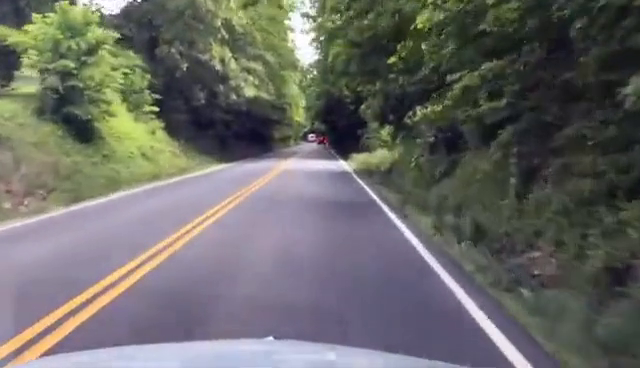
#> input picture frame 16 of frontend/public/sample-drive.mp4, 640 x 368 px, given in place of test3.mp4, which was not available
$ python cli.py   (older library calls are emulated)
#> lines starting #> are read from the running program, lines starting #| are printed output that depends on the picture; after the words box and inside, x2 and y2 are one past the last pixel; in counts of white or black regions, pixels touching at a corner belong together; pictures that were not available may be replaced by others from this repository, and a replacement may not be noted
### lane_detector/detector.py
"""
LaneDetector: orchestrates the full pipeline for one frame.

    frame
      -> threshold (colour + gradient)
      -> perspective warp (bird's-eye)
      -> sliding-window / prior-search polynomial fit
      -> sanity check + temporal smoothing
      -> unwarp lane polygon back onto the frame
      -> annotate (curvature, offset, departure status, FPS)

The class keeps a small amount of state (previous fit, smoothing buffers) so
consecutive frames use the fast search-around-prior path and jitter is damped.
"""

import time
from collections import deque

import cv2
import numpy as np

from .lane_fit import search_around_prior, sliding_window_fit
from .perspective import PerspectiveTransform
from .thresholding import combined_threshold


class LaneDetector:
    def __init__(self, frame_size=(640, 360), smooth_n=8):
        self.frame_size = frame_size
        self.perspective = PerspectiveTransform(frame_size)

        self.left_buffer = deque(maxlen=smooth_n)
        self.right_buffer = deque(maxlen=smooth_n)
        self.prev_left_fit = None
        self.prev_right_fit = None
        self.frames_since_reset = 0

        # rolling metrics
        self.curvature_m = None
        self.offset_m = None
        self.status = "INITIALISING"
        self.fps_history = deque(maxlen=30)
        self.confidence = 0.0

    # ---- sanity checks -------------------------------------------------
    def _plausible(self, fit_result):
        """Reject fits with implausible lane width or crossing lines."""
        if not fit_result.detected:
            return False
        w = fit_result.lane_width_px
        if w is None or w < 150 or w > 700:
            return False
        # lines should not cross
        if np.any(fit_result.right_x - fit_result.left_x < 50):
            return False
        return True

    def _smooth(self, fit_result):
        self.left_buffer.append(fit_result.left_fit)
        self.right_buffer.append(fit_result.right_fit)
        left = np.mean(self.left_buffer, axis=0)
        right = np.mean(self.right_buffer, axis=0)
        return left, right

    # ---- main entry ----------------------------------------------------
    def process(self, frame, view_mode="final"):
        t0 = time.time()
        frame = cv2.resize(frame, self.frame_size)

        binary = combined_threshold(frame)
        warped = self.perspective.warp(binary)

        # choose search strategy
        if self.prev_left_fit is not None and self.frames_since_reset < 30:
            fit = search_around_prior(warped, self.prev_left_fit, self.prev_right_fit)
            if not self._plausible(fit):
                fit = sliding_window_fit(warped)
                self.frames_since_reset = 0
        else:
            fit = sliding_window_fit(warped)
            self.frames_since_reset = 0

        if self._plausible(fit):
            self.prev_left_fit, self.prev_right_fit = fit.left_fit, fit.right_fit
            self.frames_since_reset += 1
            left_s, right_s = self._smooth(fit)
            self.curvature_m = fit.curvature_m
            self.offset_m = fit.offset_m
            self.confidence = min(1.0, len(self.left_buffer) / self.left_buffer.maxlen)
            self._update_status()
            output = self._render(frame, left_s, right_s, fit.ploty)
        else:
            self.confidence = max(0.0, self.confidence - 0.2)
            self.status = "SEARCHING"
            output = frame.copy()

        # view modes for the frontend's debug toggles
        if view_mode == "threshold":
            output = cv2.cvtColor(binary, cv2.COLOR_GRAY2BGR)
        elif view_mode == "birdseye":
            output = cv2.cvtColor(warped, cv2.COLOR_GRAY2BGR)
        elif view_mode == "roi":
            output = self.perspective.draw_src_region(output)

        dt = time.time() - t0
        if dt > 0:
            self.fps_history.append(1.0 / dt)
        output = self._draw_hud(output)
        return output

    def _update_status(self):
        if self.offset_m is None:
            self.status = "SEARCHING"
        elif abs(self.offset_m) > 0.55:
            side = "RIGHT" if self.offset_m > 0 else "LEFT"
            self.status = f"LANE DEPARTURE {side}"
        else:
            self.status = "CENTERED"

    # ---- rendering -----------------------------------------------------
    def _render(self, frame, left_fit, right_fit, ploty):
        overlay = np.zeros_like(frame)
        left_x = left_fit[0] * ploty**2 + left_fit[1] * ploty + left_fit[2]
        right_x = right_fit[0] * ploty**2 + right_fit[1] * ploty + right_fit[2]

        pts_left = np.array([np.transpose(np.vstack([left_x, ploty]))])
        pts_right = np.array([np.flipud(np.transpose(np.vstack([right_x, ploty])))])
        pts = np.hstack((pts_left, pts_right))

        departure = self.status.startswith("LANE DEPARTURE")
        fill_color = (0, 80, 255) if departure else (0, 220, 0)
        cv2.fillPoly(overlay, np.int32([pts]), fill_color)

        # lane boundary lines
        cv2.polylines(overlay, np.int32([pts_left]), False, (255, 120, 0), 12)
        cv2.polylines(overlay, np.int32([pts_right]), False, (0, 120, 255), 12)

        unwarped = self.perspective.unwarp(overlay)
        return cv2.addWeighted(frame, 1.0, unwarped, 0.4, 0)

    def _draw_hud(self, image):
        h, w = image.shape[:2]
        panel = image.copy()
        cv2.rectangle(panel, (0, 0), (w, 78), (0, 0, 0), -1)
        image = cv2.addWeighted(image, 0.55, panel, 0.45, 0)

        avg_fps = np.mean(self.fps_history) if self.fps_history else 0
        curv = f"{self.curvature_m:,.0f} m" if self.curvature_m else "--"
        off = f"{self.offset_m:+.2f} m" if self.offset_m is not None else "--"

        status_color = {
            "CENTERED": (0, 220, 0),
            "SEARCHING": (0, 200, 255),
            "INITIALISING": (200, 200, 200),
        }.get(self.status, (0, 80, 255))

        cv2.putText(
            image,
            f"Curvature: {curv}",
            (12, 24),
            cv2.FONT_HERSHEY_SIMPLEX,
            0.55,
            (255, 255, 255),
            1,
            cv2.LINE_AA,
        )
        cv2.putText(
            image,
            f"Offset: {off}",
            (12, 48),
            cv2.FONT_HERSHEY_SIMPLEX,
            0.55,
            (255, 255, 255),
            1,
            cv2.LINE_AA,
        )
        cv2.putText(
            image,
            f"FPS: {avg_fps:.1f}",
            (12, 70),
            cv2.FONT_HERSHEY_SIMPLEX,
            0.55,
            (255, 255, 255),
            1,
            cv2.LINE_AA,
        )
        cv2.putText(
            image,
            self.status,
            (w - 250, 30),
            cv2.FONT_HERSHEY_SIMPLEX,
            0.6,
            status_color,
            2,
            cv2.LINE_AA,
        )
        return image

    # [9 lines left out: function metrics, not called in this run]

### lane_detector/thresholding.py
"""
Lane-pixel thresholding.

The single biggest accuracy win over raw Canny edge detection is isolating
lane pixels by *colour* rather than by intensity gradient alone. Road cracks,
shadows, and other cars all produce strong Canny edges; lane markings are
specifically white or yellow. We combine:

  1. HLS lightness  -> white markings
  2. LAB b-channel   -> yellow markings (robust to lighting changes)
  3. Sobel-x gradient -> reinforces near-vertical line structure

The union of these masks is far cleaner than a single Canny pass.
"""

import cv2
import numpy as np


def _scale_to_255(channel):
    """Normalise a single-channel float image to 0-255 uint8."""
    ch_min, ch_max = np.min(channel), np.max(channel)
    if ch_max - ch_min < 1e-6:
        return np.zeros_like(channel, dtype=np.uint8)
    scaled = 255 * (channel - ch_min) / (ch_max - ch_min)
    return scaled.astype(np.uint8)


def white_mask(frame_bgr, l_thresh=200):
    """Isolate bright/white lane markings via HLS lightness."""
    hls = cv2.cvtColor(frame_bgr, cv2.COLOR_BGR2HLS)
    l_channel = hls[:, :, 1]
    # CLAHE keeps white detection stable across bright sky / dark tarmac
    clahe = cv2.createCLAHE(clipLimit=2.0, tileGridSize=(8, 8))
    l_channel = clahe.apply(l_channel)
    mask = np.zeros_like(l_channel)
    mask[l_channel >= l_thresh] = 255
    return mask


def yellow_mask(frame_bgr, b_thresh=150):
    """Isolate yellow lane markings via the LAB b-channel."""
    lab = cv2.cvtColor(frame_bgr, cv2.COLOR_BGR2LAB)
    b_channel = lab[:, :, 2]
    mask = np.zeros_like(b_channel)
    mask[b_channel >= b_thresh] = 255
    return mask


def sobel_mask(frame_bgr, thresh=(30, 120)):
    """Gradient magnitude in x reinforces near-vertical lane structure."""
    gray = cv2.cvtColor(frame_bgr, cv2.COLOR_BGR2GRAY)
    sobel_x = cv2.Sobel(gray, cv2.CV_64F, 1, 0, ksize=5)
    abs_sobel = np.absolute(sobel_x)
    scaled = _scale_to_255(abs_sobel)
    mask = np.zeros_like(scaled)
    mask[(scaled >= thresh[0]) & (scaled <= thresh[1])] = 255
    return mask


def combined_threshold(frame_bgr):
    """
    Full thresholding pipeline. Returns a binary (0/255) mask where lane
    pixels are white.
    """
    w = white_mask(frame_bgr)
    y = yellow_mask(frame_bgr)
    s = sobel_mask(frame_bgr)

    # Colour union captures the markings; the gradient mask is intersected
    # with a lightness floor so it doesn't re-introduce shadow noise.
    colour = cv2.bitwise_or(w, y)
    combined = cv2.bitwise_or(colour, s)

    # Light morphological close to bridge dashed-line gaps
    kernel = np.ones((3, 3), np.uint8)
    combined = cv2.morphologyEx(combined, cv2.MORPH_CLOSE, kernel)
    return combined

### lane_detector/perspective.py
"""
Perspective (bird's-eye) transform.

Fitting a polynomial to lane pixels is far more reliable in a top-down view
where lane lines become roughly parallel and vertical. We define a trapezoid
on the road plane (source) and map it to a rectangle (destination).

Source points are expressed as fractions of frame size so the same config
works regardless of input resolution.
"""

import cv2
import numpy as np


class PerspectiveTransform:
    def __init__(self, frame_size):
        """frame_size: (width, height)"""
        self.width, self.height = frame_size
        w, h = self.width, self.height

        # Trapezoid on the road plane, tuned for a forward-facing dashcam
        # where the horizon sits near the vertical middle of the frame.
        self.src = np.float32(
            [
                [w * 0.43, h * 0.62],  # top-left
                [w * 0.58, h * 0.62],  # top-right
                [w * 0.92, h * 0.95],  # bottom-right
                [w * 0.10, h * 0.95],  # bottom-left
            ]
        )

        # Destination rectangle (bird's-eye). Margins keep curved lanes
        # inside the frame as they bend.
        margin = w * 0.22
        self.dst = np.float32(
            [
                [margin, 0],
                [w - margin, 0],
                [w - margin, h],
                [margin, h],
            ]
        )

        self.M = cv2.getPerspectiveTransform(self.src, self.dst)
        self.M_inv = cv2.getPerspectiveTransform(self.dst, self.src)

    def warp(self, image):
        return cv2.warpPerspective(image, self.M, (self.width, self.height), flags=cv2.INTER_LINEAR)

    def unwarp(self, image):
        return cv2.warpPerspective(
            image, self.M_inv, (self.width, self.height), flags=cv2.INTER_LINEAR
        )

    # [6 lines left out: function draw_src_region, not called in this run]

### lane_detector/lane_fit.py
"""
Sliding-window lane fitting on the bird's-eye binary mask.

This is what lets the detector follow *curves*: instead of forcing a single
straight line (Hough), we collect lane pixels in vertical windows and fit a
2nd-degree polynomial  x = a*y^2 + b*y + c  to each lane. From those polynomials
we derive the real-world radius of curvature and the vehicle's offset from lane
centre.
"""

import numpy as np

# Real-world scaling (metres per pixel) for curvature/offset in physical units.
# Approximate values for a warped ~ lane-width view; tune per camera.
YM_PER_PIX = 30 / 720
XM_PER_PIX = 3.7 / 700


class LaneFitResult:
    def __init__(self):
        self.left_fit = None  # polynomial coeffs (pixel space)
        self.right_fit = None
        self.left_x = None  # plotted x per y-row
        self.right_x = None
        self.ploty = None
        self.curvature_m = None  # radius of curvature (metres)
        self.offset_m = None  # + = vehicle right of centre
        self.detected = False
        self.lane_width_px = None


def _polyfit_lane(ys, xs, height):
    """Fit x = f(y) and evaluate over the full column height."""
    if len(ys) < 200:  # too few pixels to trust a fit
        return None, None, None
    fit = np.polyfit(ys, xs, 2)
    ploty = np.linspace(0, height - 1, height)
    plotx = fit[0] * ploty**2 + fit[1] * ploty + fit[2]
    return fit, plotx, ploty


def sliding_window_fit(binary_warped, n_windows=9, margin=60, minpix=40):
    """Full sliding-window search (used on the first frame or after a reset)."""
    height, width = binary_warped.shape
    result = LaneFitResult()

    # Histogram of the bottom half locates the two lane bases.
    histogram = np.sum(binary_warped[height // 2 :, :], axis=0)
    midpoint = width // 2
    left_base = np.argmax(histogram[:midpoint])
    right_base = np.argmax(histogram[midpoint:]) + midpoint

    window_height = height // n_windows
    nonzero = binary_warped.nonzero()
    nonzero_y = np.array(nonzero[0])
    nonzero_x = np.array(nonzero[1])

    left_current, right_current = left_base, right_base
    left_inds, right_inds = [], []

    for window in range(n_windows):
        y_low = height - (window + 1) * window_height
        y_high = height - window * window_height

        xl_low, xl_high = left_current - margin, left_current + margin
        xr_low, xr_high = right_current - margin, right_current + margin

        good_left = (
            (nonzero_y >= y_low)
            & (nonzero_y < y_high)
            & (nonzero_x >= xl_low)
            & (nonzero_x < xl_high)
        ).nonzero()[0]
        good_right = (
            (nonzero_y >= y_low)
            & (nonzero_y < y_high)
            & (nonzero_x >= xr_low)
            & (nonzero_x < xr_high)
        ).nonzero()[0]

        left_inds.append(good_left)
        right_inds.append(good_right)

        if len(good_left) > minpix:
            left_current = int(np.mean(nonzero_x[good_left]))
        if len(good_right) > minpix:
            right_current = int(np.mean(nonzero_x[good_right]))

    left_inds = np.concatenate(left_inds) if left_inds else np.array([], int)
    right_inds = np.concatenate(right_inds) if right_inds else np.array([], int)

    return _finalise_fit(
        result,
        binary_warped,
        nonzero_x[left_inds],
        nonzero_y[left_inds],
        nonzero_x[right_inds],
        nonzero_y[right_inds],
    )


# [22 lines left out: function search_around_prior, not called in this run]


def _finalise_fit(result, binary_warped, lx, ly, rx, ry):
    height, width = binary_warped.shape

    left_fit, left_plotx, ploty = _polyfit_lane(ly, lx, height)
    right_fit, right_plotx, _ = _polyfit_lane(ry, rx, height)

    result.left_fit, result.right_fit = left_fit, right_fit
    result.left_x, result.right_x = left_plotx, right_plotx
    result.ploty = ploty

    if left_fit is not None and right_fit is not None:
        result.detected = True
        result.lane_width_px = float(np.mean(right_plotx - left_plotx))
        result.curvature_m = _curvature(ly, lx, ry, rx, height)
        result.offset_m = _offset(left_plotx, right_plotx, width)

    return result


def _curvature(ly, lx, ry, rx, height):
    """Radius of curvature in metres, evaluated at the vehicle (bottom row)."""
    y_eval = height * YM_PER_PIX
    try:
        left_fit_m = np.polyfit(ly * YM_PER_PIX, lx * XM_PER_PIX, 2)
        right_fit_m = np.polyfit(ry * YM_PER_PIX, rx * XM_PER_PIX, 2)
        left_r = ((1 + (2 * left_fit_m[0] * y_eval + left_fit_m[1]) ** 2) ** 1.5) / np.absolute(
            2 * left_fit_m[0]
        )
        right_r = ((1 + (2 * right_fit_m[0] * y_eval + right_fit_m[1]) ** 2) ** 1.5) / np.absolute(
            2 * right_fit_m[0]
        )
        return float((left_r + right_r) / 2)
    except (TypeError, ValueError):
        return None


def _offset(left_plotx, right_plotx, width):
    """Vehicle offset from lane centre in metres (+ = right of centre)."""
    lane_center = (left_plotx[-1] + right_plotx[-1]) / 2
    vehicle_center = width / 2
    return float((vehicle_center - lane_center) * XM_PER_PIX)

### cli.py
"""
Command-line runner for the lane detector (desktop OpenCV window).

Prefer the web dashboard (`python app.py`) for the full experience; this CLI is
handy for quick local testing or headless benchmarking.

Usage:
    python cli.py                       # bundled demo clip
    python cli.py --source 0            # webcam
    python cli.py --source path/to.mp4  # a video file
    python cli.py --source demo --benchmark   # measure detection rate, no window

Controls (windowed mode):
    q  quit        1 detection view     3 bird's-eye
    p  pause       2 threshold mask     4 warp region
"""

import argparse
import time

import cv2

from lane_detector import LaneDetector

VIEW_KEYS = {ord("1"): "final", ord("2"): "threshold", ord("3"): "birdseye", ord("4"): "roi"}


def resolve_source(source):
    if source in (None, "demo"):
        return "test3.mp4"
    if source.isdigit():
        return int(source)
    return source


def run(source, benchmark=False):
    cap = cv2.VideoCapture(resolve_source(source))
    if not cap.isOpened():
        print(f"Error: could not open source '{source}'")
        return

    detector = LaneDetector(frame_size=(640, 360))
    view_mode, paused = "final", False
    frames, locked = 0, 0
    t_start = time.time()

    while True:
        if not paused:
            ret, frame = cap.read()
            if not ret:
                break
            output = detector.process(frame, view_mode)
            frames += 1
            if detector.status not in ("SEARCHING", "INITIALISING"):
                locked += 1

        if benchmark:
            if frames % 100 == 0:
                print(
                    f"  {frames} frames | lock {100*locked/max(frames,1):.0f}% "
                    f"| {detector.metrics()['fps']:.0f} fps"
                )
            continue

        cv2.imshow("LaneVision", output)
        key = cv2.waitKey(1) & 0xFF
        if key == ord("q"):
            break
        elif key == ord("p"):
            paused = not paused
        elif key in VIEW_KEYS:
            view_mode = VIEW_KEYS[key]

    cap.release()
    cv2.destroyAllWindows()
    dur = time.time() - t_start
    print(
        f"\nProcessed {frames} frames in {dur:.1f}s "
        f"({frames/max(dur,1e-6):.1f} fps) | lane-locked {100*locked/max(frames,1):.0f}%"
    )


def main():
    ap = argparse.ArgumentParser(description="LaneVision CLI")
    ap.add_argument(
        "--source", default="demo", help="'demo', webcam index (e.g. 0), or a video path"
    )
    ap.add_argument(
        "--benchmark", action="store_true", help="run headless and report detection rate / fps"
    )
    args = ap.parse_args()
    run(args.source, args.benchmark)
#> in run, frame is the input picture: shape (368, 640, 3); mean B, G, R 102.2, 105.8, 105.9
#> in white_mask, `l_channel = clahe.apply(l_channel)`:
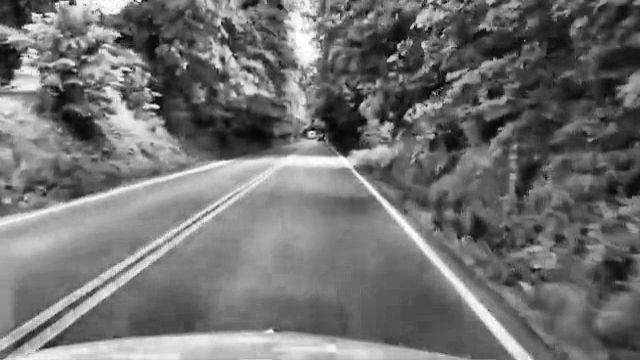
#> l_channel: shape (360, 640); min 5, max 255, mean 113.1
#> in combined_threshold, `w = white_mask(frame_bgr)`:
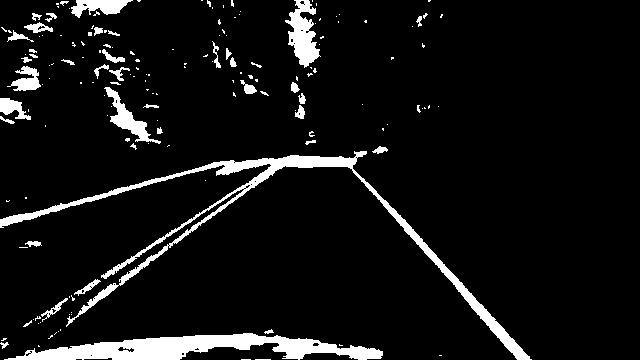
#> w: shape (360, 640); 7.7% white; 165 white regions (122 under 20 px), largest, box (x1, y1, x2, y2) and area: (0, 151, 532, 360) 6251, (4, 333, 383, 360) 5202, (285, 0, 321, 68) 1273
#> in sobel_mask, `gray = cv2.cvtColor(frame_bgr, cv2.COLOR_BGR2GRAY)`:
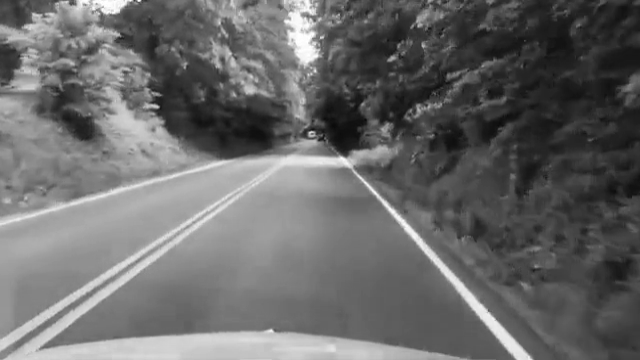
#> gray: shape (360, 640); min 10, max 255, mean 105.3
#> in sobel_mask, `sobel_x = cv2.Sobel(gray, cv2.CV_64F, 1, 0, ksize=5)`:
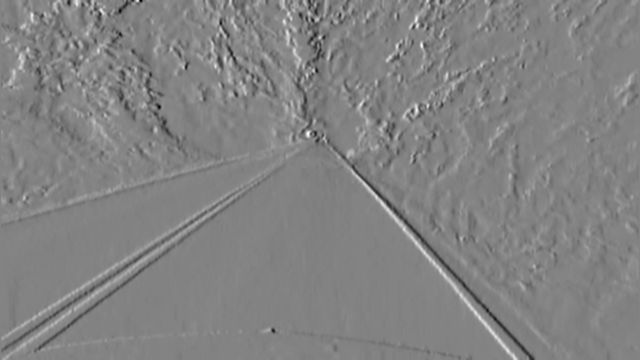
#> sobel_x: shape (360, 640) float64; min -5574, max 5267, mean -16.2; drawn with min black and max white
#> in sobel_mask, `abs_sobel = np.absolute(sobel_x)`:
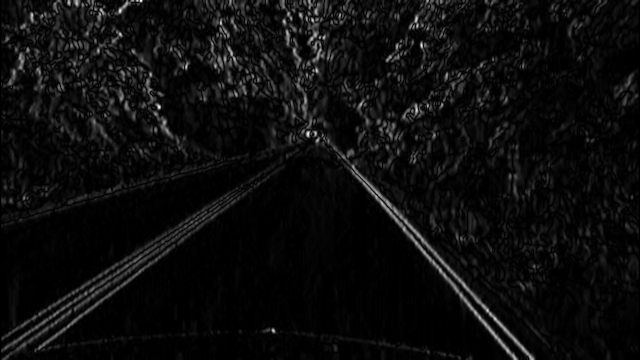
#> abs_sobel: shape (360, 640) float64; min 0, max 5574, mean 291.3; drawn with min black and max white
#> in _scale_to_255, `ch_min, ch_max = np.min(channel), np.max(channel)`: ch_min = 0; ch_max = 5574
#> in combined_threshold, `s = sobel_mask(frame_bgr)`:
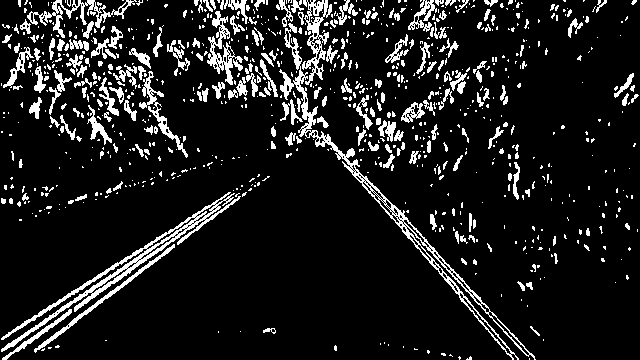
#> s: shape (360, 640); 11.4% white; 878 white regions (669 under 20 px), largest, box (x1, y1, x2, y2) and area: (279, 23, 536, 360) 3153, (1, 192, 241, 352) 2624, (302, 0, 332, 85) 927
#> in combined_threshold, `colour = cv2.bitwise_or(w, y)`:
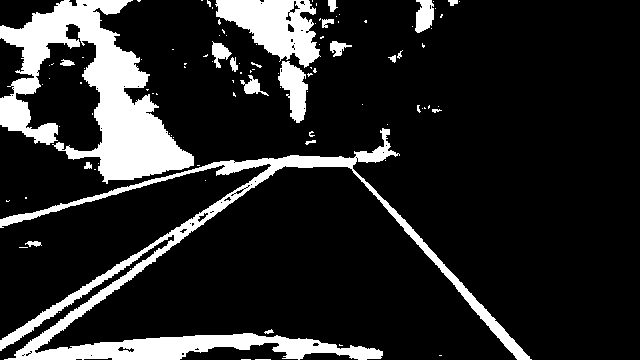
#> colour: shape (360, 640); 15.6% white; 102 white regions (81 under 20 px), largest, box (x1, y1, x2, y2) and area: (0, 0, 194, 184) 14422, (0, 128, 532, 360) 14255, (215, 0, 321, 68) 4053
#> (the rest of the program and of its run is left out)
